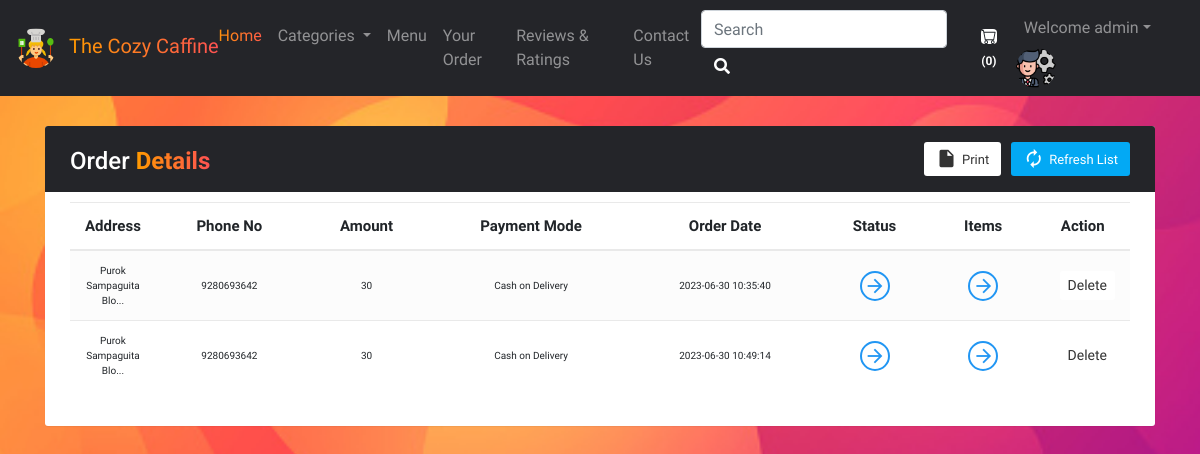
The page /viewOrder.php (signed in) on the database its author committed.
### tables this page shows
CREATE TABLE `sitedetail` (
  `tempId` int(11) NOT NULL,
  `systemName` varchar(21) NOT NULL,
  `email` varchar(35) NOT NULL,
  `contact1` bigint(21) NOT NULL,
  `contact2` bigint(21) DEFAULT NULL COMMENT 'Optional',
  `address` text NOT NULL,
  `dateTime` datetime NOT NULL DEFAULT current_timestamp()
);

CREATE TABLE `orders` (
  `orderId` int(21) NOT NULL,
  `userId` int(21) NOT NULL,
  `address` varchar(255) NOT NULL,
  `zipCode` int(21) NOT NULL,
  `phoneNo` bigint(21) NOT NULL,
  `amount` int(200) NOT NULL,
  `paymentMode` enum('0','1') NOT NULL DEFAULT '0' COMMENT '0=cash on delivery, \r\n1=online ',
  `orderStatus` enum('0','1','2','3','4','5','6') NOT NULL DEFAULT '0' COMMENT '0=Order Placed.\r\n1=Order Confirmed.\r\n2=Preparing your Order.\r\n3=Your order is on the way!\r\n4=Order Delivered.\r\n5=Order Denied.\r\n6=Order Cancelled.',
  `orderDate` datetime NOT NULL DEFAULT current_timestamp()
);

### viewOrder.php (the view, shortened to what this page needs)
<!doctype html>
<html lang="en">
<head>
    <link rel="stylesheet" href="https://stackpath.bootstrapcdn.com/bootstrap/4.5.0/css/bootstrap.min.css">
    <link rel="stylesheet" href="https://use.fontawesome.com/releases/v5.7.2/css/all.css">
    <link rel="stylesheet" href="assets/css/custom.css">
    <link rel="stylesheet" href="assets/css/style.css">
    <link rel="stylesheet" href="assets/js/main.js">
    <?php include 'partials/_dbconnect.php'; ?>
    <?php include 'partials/_nav.php'; ?>
</head>
<body>
    <?php
    if ($loggedin) {
    ?>
        <div class="container">
            <div class="table-wrapper" id="empty">
                <div class="table-title">
                    <div class="row">
                        <div class="col-sm-4">
                            <h2>Order <b style="background-image: linear-gradient(to right, #ff9a00, #ff5252); -webkit-background-clip: text; -webkit-text-fill-color: transparent;">Details</b></h2>
                        </div>
                        <div class="col-sm-8">
                            <a href="#" class="btn btn-primary"><i class="material-icons">&#xE863;</i> <span>Refresh List</span></a>
                            <a href="#" onclick="window.print()" class="btn btn-info"><i class="material-icons">&#xE24D;</i> <span>Print</span></a>
                        </div>
                    </div>
                </div>
                <div class="table-responsive">
                    <table class="table table-striped table-hover text-center table-txt responsive">
                        <thead>
                            <tr>
                                <th>Address</th>
                                <th>Phone No</th>
                                <th>Amount</th>
                                <th>Payment Mode</th>
                                <th>Order Date</th>
                                <th>Status</th>
                                <th>Items</th>
                                <th>Action</th>
                            </tr>
                        </thead>
                        <tbody>
                            <?php
                            $sql = "SELECT * FROM `orders` WHERE `userId`= $userId";
                            $result = mysqli_query($conn, $sql);
                            while ($row = mysqli_fetch_assoc($result)) {
                                $orderId = $row['orderId'];
                                $address = $row['address'];
                                $phoneNo = $row['phoneNo'];
                                $amount = $row['amount'];
                                $orderDate = $row['orderDate'];
                                $paymentMode = $row['paymentMode'];
                                if ($paymentMode == 0) {
                                    $paymentMode = "Cash on Delivery";
                                } else {
                                    $paymentMode = "Online";
                                }
                                echo '<tr>
                        <td>' . substr($address, 0, 20)     . '...</td>
                        <td>' . $phoneNo . '</td>
                        <td>' . $amount . '</td>
                        <td>' . $paymentMode . '</td>
                        <td>' . $orderDate . '</td>
                        <td><a href="#" data-toggle="modal" data-target="#orderStatus' . $orderId . '" class="view"><i class="material-icons">&#xE5C8;</i></a></td>
                        <td><a href="#" data-toggle="modal" data-target="#orderItem' . $orderId . '" class="view" title="View Details"><i class="material-icons">&#xE5C8;</i></a></td>
                        <td>
                            <form action="partials/_handleOrder.php" method="POST">
								<button name="removeItem" class="btn btn-sm btn-danger" style="margin-left:9px;">Delete</button>
								<input type="hidden" name="orderId" value="' . $orderId . '">
						    </form>
                        </td>
                    </tr>';
                            }
                            ?>
                        </tbody>
                    </table>
                </div>
            </div>
        </div>
    <?php
    } else {
        echo '<div class="container" style="min-height : 610px;">
        <div class="alert alert-info my-3">
            <font style="font-size:22px"><center>Check your Order. You need to <strong><a class="alert-link" data-toggle="modal" data-target="#loginModal">Login</a></strong></center></font>
        </div></div>';
    }
    ?>
</body>
</html>

### partials/_nav.php (shortened to what this page needs)
<?php
if (isset($_SESSION['loggedin']) && $_SESSION['loggedin'] == true) {
  $loggedin = true;
  $userId = $_SESSION['userId'];
  $username = $_SESSION['username'];
} else {
  $loggedin = false;
  $userId = 0;
}
$sql = "SELECT * FROM `sitedetail`";
$result = mysqli_query($conn, $sql);
$row = mysqli_fetch_assoc($result);
$systemName = $row['systemName'];
$countsql = "SELECT SUM(`itemQuantity`) FROM `viewcart` WHERE `userId`=$userId";
$countresult = mysqli_query($conn, $countsql);
$countrow = mysqli_fetch_assoc($countresult);
$count = $countrow['SUM(`itemQuantity`)'];
if (!$count) {
  $count = 0;
}
echo '<style>
.navbar-dark .navbar-nav .nav-link:hover {
  background-image: linear-gradient(to right, #ff9a00, #ff5252);
  background-clip: text;
  -webkit-background-clip: text;
  -webkit-text-fill-color: transparent;
  transition: 0.5s;
}
.home a{
  color: linear-gradient(to right, #ff9a00, #ff5252);
}
</style>
<nav class="navbar navbar-expand-lg navbar-dark navBg ">
<a class="navbar-brand mb-1 mt-1" href="index.php">
<img src="partials/uploads/cooking.png" alt="Company Logo" class="company-logo">
<span class="company-name ml-2" style="background-clip: text; -webkit-background-clip: text; -webkit-text-fill-color: transparent; background-image: linear-gradient(to right, #ff9a00, #ff5252);">' . $systemName . '</span>
</a>
      <button class="navbar-toggler" type="button" data-toggle="collapse" data-target="#navbarSupportedContent" aria-controls="navbarSupportedContent" aria-expanded="false" aria-label="Toggle navigation">
        <span class="navbar-toggler-icon"></span>
      </button>
      <div class="collapse navbar-collapse" id="navbarSupportedContent">
        <ul class="navbar-nav mr-auto">
          <li class="nav-item active home">
            <a class="nav-link" href="index.php" style="background-clip: text; -webkit-background-clip: text; -webkit-text-fill-color: transparent; background-image: linear-gradient(to right, #ff9a00, #ff5252);">Home<span class="sr-only">(current)</span></a>
          </li>
          <li class="nav-item dropdown">
            <a class="nav-link dropdown-toggle" href="#" id="navbarDropdown" role="button" data-toggle="dropdown" aria-haspopup="true" aria-expanded="false">
              Categories
            </a>
            <div class="dropdown-menu" aria-labelledby="navbarDropdown">';
echo '</div>
          </li>
          <li class="nav-item">
            <a class="nav-link" href="about.php">Menu</a>
          </li>
          <li class="nav-item">
            <a class="nav-link" href="viewOrder.php">Your Order</a>
          </li>
          <li class="nav-item">
          <a class="nav-link" href="reviews.php">Reviews & Ratings</a>
        </li>
        <li class="nav-item">
            <a class="nav-link" href="contact.php">Contact Us</a>
          </li>
        </ul>
        <div class="search-wrapper">
           <form method="get" action="search.php" class="form-inline searchForm">
            <div class="search-input">
              <input class="form-control mr-sm-2" type="search" name="search" id="search" placeholder="Search" aria-label="Search" required>
            </div>
            <button class="btn" id="textBtn" type="submit"><i class="fas fa-search"></i></button>
          </form>
        </div>
';
echo '<a href="viewCart.php">
        <button type="button" class="btn" title="MyCart">
          <svg xmlns="img/cart.svg" width="16" height="15" fill="currentColor" class="bi bi-cart cart " viewBox="0 0 16 16">
            <path d="M0 1.5A.5.5 0 0 1 .5 1H2a.5.5 0 0 1 .485.379L2.89 3H14.5a.5.5 0 0 1 .491.592l-1.5 8A.5.5 0 0 1 13 12H4a.5.5 0 0 1-.491-.408L2.01 3.607 1.61 2H.5a.5.5 0 0 1-.5-.5zM3.102 4l1.313 7h8.17l1.313-7H3.102zM5 12a2 2 0 1 0 0 4 2 2 0 0 0 0-4zm7 0a2 2 0 1 0 0 4 2 2 0 0 0 0-4zm-7 1a1 1 0 1 1 0 2 1 1 0 0 1 0-2zm7 0a1 1 0 1 1 0 2 1 1 0 0 1 0-2z"/>
            </svg>   <span id="textBtn"><span id="count"> (' . $count . ')</span>
        </button></a>';
if ($loggedin) {
  echo '<div class="d-flex flex-wrap justify-content">
  <ul class="navbar-nav mr-2">
    <li class="nav-item dropdown">
      <a class="nav-link dropdown-toggle" href="#" id="navbarDropdown" role="button" data-toggle="dropdown"> Welcome ' . $username . '</a>
      <div class="dropdown-menu" aria-labelledby="navbarDropdown">
        <a class="dropdown-item" href="partials/_logout.php">Logout</a>
      </div>
    </li>
  </ul>
  <div class="text-center image-size-small position-relative">
    <a href="viewProfile.php"><img src="img/profile-' . $userId . '.jpg" class="rounded-circle" onError="this.src = \'img/profilePic.png\'" style="width:40px; height:40px"></a>
  </div>
</div>
';
} else {
  echo '
          <button type="button" class="btn"  data-toggle="modal" data-target="#loginModal"><span id="textBtn">Login</span></button>
          <button type="button" class="btn textBtn"  data-toggle="modal" data-target="#signupModal"><span id="textBtn">SignUp</span></button>';
}
echo '</div>
    </nav>';

### assets/css/custom.css (style rules this page uses)
body { background: linear-gradient( 180deg, rgba(0, 0, 0, 1) 0%, rgba(0, 0, 0, 0.8) 100% ); }
* { font-family: 'Cherry Cream Soda', cursive; }
#textBtn { background: white; -webkit-background-clip: text; -webkit-text-fill-color: transparent; font-weight: bold; }
.cart { background: white; border-radius: 25%; }
.company-logo { max-width: 100%; border-radius: 25px; height: auto; max-height: 40px; }
#count { font-size: 12px; }
.navBg { background-color: #242529; }
.table-txt thead { font-size: 15px; }
.table-txt tbody { font-size: 10px; }

### assets/css/style.css (style rules this page uses)
a { color: #1bbca3; }
h1, h2, h3, h4, h5, h6 { font-family: 'Roboto', sans-serif; }

### partials/_nav.php (style rules this page uses)
.home a { color: linear-gradient(to right, #ff9a00, #ff5252); }

### viewOrder.php (style rules this page uses)
body { background-image: url(img/bgcontatct.jpg); background-position: center; background-size: cover; background-repeat: no-repeat; height: 100vh; margin: 0; }
.table-wrapper { background: #fff; padding: 20px 25px; margin: 30px auto; border-radius: 3px; box-shadow: 0 1px 1px rgba(0, 0, 0, .05); }
.table-wrapper .btn { float: right; color: #333; background-color: #fff; border-radius: 3px; border: none; outline: none !important; margin-left: 10px; }
.table-wrapper .btn.btn-primary { color: #fff; background: #03A9F4; }
.table-title .btn { font-size: 13px; border: none; }
.table-title .btn i { float: left; font-size: 21px; margin-right: 5px; }
.table-title .btn span { float: left; margin-top: 2px; }
.table-title { color: #fff; background: #242529; padding: 16px 25px; margin: -20px -25px 10px; border-radius: 3px 3px 0 0; }
.table-title h2 { margin: 5px 0 0; font-size: 24px; }
table.table tr th, table.table tr td { border-color: #e9e9e9; padding: 12px 15px; vertical-align: middle; }
table.table tr th:first-child { width: 60px; }
table.table tr th:last-child { width: 80px; }
table.table-striped tbody tr:nth-of-type(odd) { background-color: #fcfcfc; }
table.table td a { font-weight: bold; color: #566787; display: inline-block; text-decoration: none; }
table.table td a.view { width: 30px; height: 30px; color: #2196F3; border: 2px solid; border-radius: 30px; text-align: center; }
table.table td a.view i { font-size: 22px; margin: 2px 0 0 1px; }
table { counter-reset: section; }

### rows shown on the page
sitedetail: systemName "The Cozy Caffine"
orders: address "Purok Sampaguita Blo", phoneNo "9280693642", amount "30", paymentMode "Cash on Delivery", orderDate "2023-06-30 10:35:40"
orders: address "Purok Sampaguita Blo", phoneNo "9280693642", amount "30", paymentMode "Cash on Delivery", orderDate "2023-06-30 10:49:14"

### other values the page prints
$count "0"
$username "admin"
